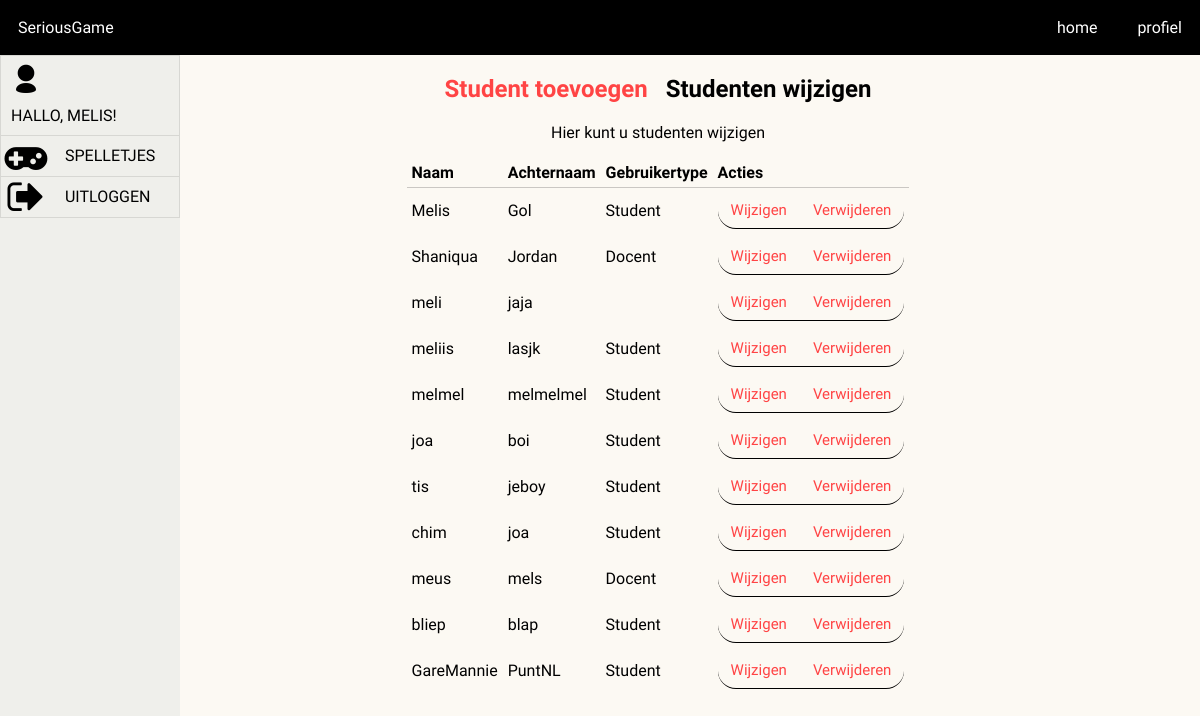
Page /edit.php (signed in) on the committed database.
### tables this page shows
CREATE TABLE `gebruikers` (
  `ID` int(11) NOT NULL,
  `Naam` varchar(20) NOT NULL,
  `Last` varchar(20) NOT NULL,
  `Pass` varchar(256) NOT NULL,
  `gebruikerType` int(11) NOT NULL
);

### edit.php (the view, shortened to what this page needs)
<?php
	include_once 'dashheader.php';
	include_once 'dashmenu.php';
?>
<div class="container-fluid">
	<h2><a href="add.php">Student toevoegen</a> &nbsp; Studenten wijzigen</h2>
	<p>Hier kunt u studenten wijzigen</p>
	<?php
		if(isset($_POST['oudenaam'], $_POST['oudelast']) && !isset($_POST['actie'])){
			$Naam  = $_POST['oudenaam'];
			$Last  = $_POST['oudelast'];
			if(isset($_POST['Naam'],
					 $_POST['Last'],
					 $_POST['Pass'],
					 $_POST['gebruikerType'])){
				$newnaam = strip_tags($_POST['Naam']);
				$newlast = strip_tags($_POST['Last']);
				$newPass = strip_tags($_POST['Pass']);
				$newType = strip_tags($_POST['gebruikerType']);
				$sql = "SELECT *
						FROM gebruikers
						WHERE Naam='$newnaam' AND Last='$newlast'";
				$result = $dbconn->query($sql);
				$count  = $result->num_rows;
				if($count == 0 || ($Naam == $newnaam && $Last == $newlast)){
					$updateQuery = "UPDATE gebruikers SET Naam = '$newnaam', Last = '$newlast',";
					$hash = password_hash($newPass, PASSWORD_DEFAULT);
					if($newPass != ''){
						$updateQuery .= "Pass='$hash',";
					}
					$updateQuery .= "gebruikerType=$newType
				 				  	 WHERE Naam='$Naam' AND Last='$Last'";
				 	$dbconn->query($updateQuery);
				 	$Naam = $newnaam;
				 	$Last = $newlast;
				 	echo "<br>";
				 	echo "Uw wijziging is doorgevoerd.";
				}else{
					echo "Fout: Deze naam en achternaam bestaan al.";
				}
			}
			$query = "SELECT * FROM gebruikers WHERE Naam='$Naam' AND Last='$Last'";
			$result= $dbconn->query($query);
			$count = $result->num_rows;
			if($count > 0){
				$row = $result->fetch_array();
			?>
			<form action="edit.php" method="post">
				<input type="hidden" name="oudenaam" value="<?php echo $Naam ?>">
				<input type="hidden" name="oudelast" value="<?php echo $Last ?>">
				<div>
					<input type="text" name="Naam" placeholder="Naam.." value="<?php echo $row['Naam'] ?>" required />
				</div>
				<div>
					<input type="text" name="Last" placeholder="Achternaam.." value="<?php echo $row['Last']?>" required />
 				</div>
 				<div>
 					<input type="password" name="Pass" placeholder="Voer nieuw wachtwoord in.."/>
 				</div>
 				<div>
 					<input type="radio" name="gebruikerType" value='1' <?php if($row['gebruikerType'] == 1){
 						echo "checked";
 						}?>> Student &nbsp;
					<input type="radio" name="gebruikerType" value='2' <?php if($row['gebruikerType'] == 2){
						echo "checked";
						}?>> Docent
 				</div>
 				<div>
 					<button type="submit">Wijzig</button>
 				</div>
			</form>
			<p><a href="edit.php">Terug naar studentenoverzicht</a></p>
			<?php
			}else{
				echo 'Deze naam en achternaam bestaan niet.';
			}
		}else{
					?>
					<?php
			$query = "SELECT *
					  FROM gebruikers";
			$result = $dbconn->query($query);
			?>
			<table>
				<thead>
					<tr>
						<th>Naam</th>
						<th>Achternaam</th>
						<th>Gebruikertype</th>
						<th>Acties</th>
					</tr>
				</thead>
				<tbody>
				<?php
			while($row = $result->fetch_array()){
					echo "<tr>
							<td>{$row['Naam']}</td>
							<td>{$row['Last']}</td>
							<td>";
					if($row['gebruikerType'] == 1){
						echo "Student";
					}elseif($row['gebruikerType'] == 2){
						echo "Docent";
					}
					echo "</td>
							<td><form class='table-form' method='post'>
							<button class='table-button table-button-left' type='submit'>Wijzigen</button>
							<input type='hidden' name='oudenaam' value='{$row['Naam']}'/>
							<input type='hidden' name='oudelast' value='{$row['Last']}'/>
							</form><form class='table-form' method='post'>
							<button class='table-button table-button-right' type='submit'>Verwijderen</button>
							<input type='hidden' name='oudenaam' value='{$row['Naam']}'/>
							<input type='hidden' name='oudelast' value='{$row['Last']}'/>
							<input type='hidden' name='actie' value='delete'/>
							</form>
							</td>
						</tr>";
			}
			echo '</tbody>';
			echo '</table>';
		}
	?>
</div>

### dashheader.php (shortened to what this page needs)
<?php
	require_once("dbconn.php");
	$user_id = $_SESSION['userSession'];
	$result = $dbconn->query("SELECT * FROM gebruikers WHERE ID = $user_id");
  $count = $result->num_rows;
  if($count == 1){
    $row = $result->fetch_array();
    $Naam = $row['Naam'];
  }else{
    header('Location: index.php');
  }
?>
<!DOCTYPE html PUBLIC "-//W3C//DTD XHTML 1.0 Transitional//EN" "http://www.w3.org/TR/xhtml1/DTD/xhtml1-transitional.dtd">
<html xmlns="http://www.w3.org/1999/xhtml">
<head>
<link rel="stylesheet" href="https://cdnjs.cloudflare.com/ajax/libs/font-awesome/4.7.0/css/font-awesome.min.css">
<link rel="stylesheet" href="css/typicons.min.css" type="text/css"  />
<link rel="stylesheet" href="style.css?<?php echo date('YmdHis') ?>" type="text/css"  />
</head>
<body>

### dashmenu.php (shortened to what this page needs)
<div id="topbar">
  <div class="app-title">SeriousGame</div>
  <div class="app-menu">
    <a href="home.php">home</a>
    <a href="profile.php">profiel</a>
  </div>
</div>
<nav class="navbar navbar-default navbar-fixed-top">
      <div class="container">
        <div id="navbar">
          <ul id="side-menu">
            <li>
              <div class='icon-wrapper'><span class="typcn typcn-user"></span></div>
              <div class='item-text'>Hallo, <?php echo $Naam; ?>!</div>
            </li>
            <li>
              <a href="#spelletjes">
                <div class="icon-wrapper"><i class="fa fa-gamepad" aria-hidden="true"></i></div>
                <div class='item-text'>Spelletjes</div>
              </a>
            </li>
            <li>
              <a href="logout.php?logout=true">
                <div class="icon-wrapper"><i class="fa fa-sign-out" aria-hidden="true"></i></div>
                <div class='item-text'>Uitloggen</div>
              </a>
            </li>
          </ul>
        </div>
      </div>
    </nav>

### style.css (style rules this page uses)
html, body { background-color:#fcf9f3; margin:0; height:100%; font-family:'Dosis', sans-serif; }
a { color: #ff4444; text-decoration: none; }
table { margin:0 auto; text-align:left; border-spacing:0; }
th, td { padding:5px; }
th { border-bottom:1px solid rgba(0,0,0,0.2); }
#navbar li { list-style-type:none; }
#navbar a { text-decoration:none; }
.navbar { width:15%; background-color:#EFEFEB; color:white; display:inline-block; height:100%; vertical-align:top; }
.container-fluid { width:79%; display:inline-block; vertical-align:top; text-align: center; }
.container { text-align:center; }
#topbar { background: #000; color: #fff; }
.app-title { padding: 18px; display: inline-block; }
.app-menu { float: right; padding: 0; }
.app-menu a { padding: 18px; color: #fff; display: inline-block; }
#side-menu { margin:0; padding:0; background-color: #EFEFEB; }
#side-menu li { background-color:#EFEFEB; color: #000; text-align: left; text-transform: uppercase; border: 1px solid rgba(0,0,0,0.1); border-bottom: 0 solid red; }
#side-menu li:last-child { border-bottom: 1px solid rgba(0,0,0,0.1); }
#side-menu li a { color: #000; }
.icon-wrapper { width:50px; display:inline-block; font-size:40px; text-align: center; }
.item-text { vertical-align: top; padding: 10px; display:inline-block; }
button { display:block; margin:0 auto; width:260px; height:36px; border-radius:30px; color:#fff; font-size:15px; cursor:pointer; border:none; outline:none; background-color:#d4af7a; font-family:'Dosis' , Helvetica, Arial, sans-serif; }
.table-button { width:auto; padding:0 13px; background:transparent; color:#ff4445; border-bottom:1px solid black; }
.table-button-left { border-radius: 30px 0 0 30px; }
.table-button-right { border-radius: 0 30px 30px 0; }
form.table-form { display: inline-block; }

### rows in the picture
gebruikers: Naam "MELIS", Naam "Melis", Last "Gol", gebruikerType "Student"
gebruikers: Naam "Shaniqua", Last "Jordan", gebruikerType "Docent"
gebruikers: Naam "meli", Last "jaja"
gebruikers: Naam "meliis", Last "lasjk", gebruikerType "Student"
gebruikers: Naam "melmel", Last "melmelmel", gebruikerType "Student"
gebruikers: Naam "joa", Last "boi", gebruikerType "Student"
gebruikers: Naam "tis", Last "jeboy", gebruikerType "Student"
gebruikers: Naam "chim", Last "joa", gebruikerType "Student"
gebruikers: Naam "meus", Last "mels", gebruikerType "Docent"
gebruikers: Naam "bliep", Last "blap", gebruikerType "Student"
gebruikers: Naam "GareMannie", Last "PuntNL", gebruikerType "Student"
